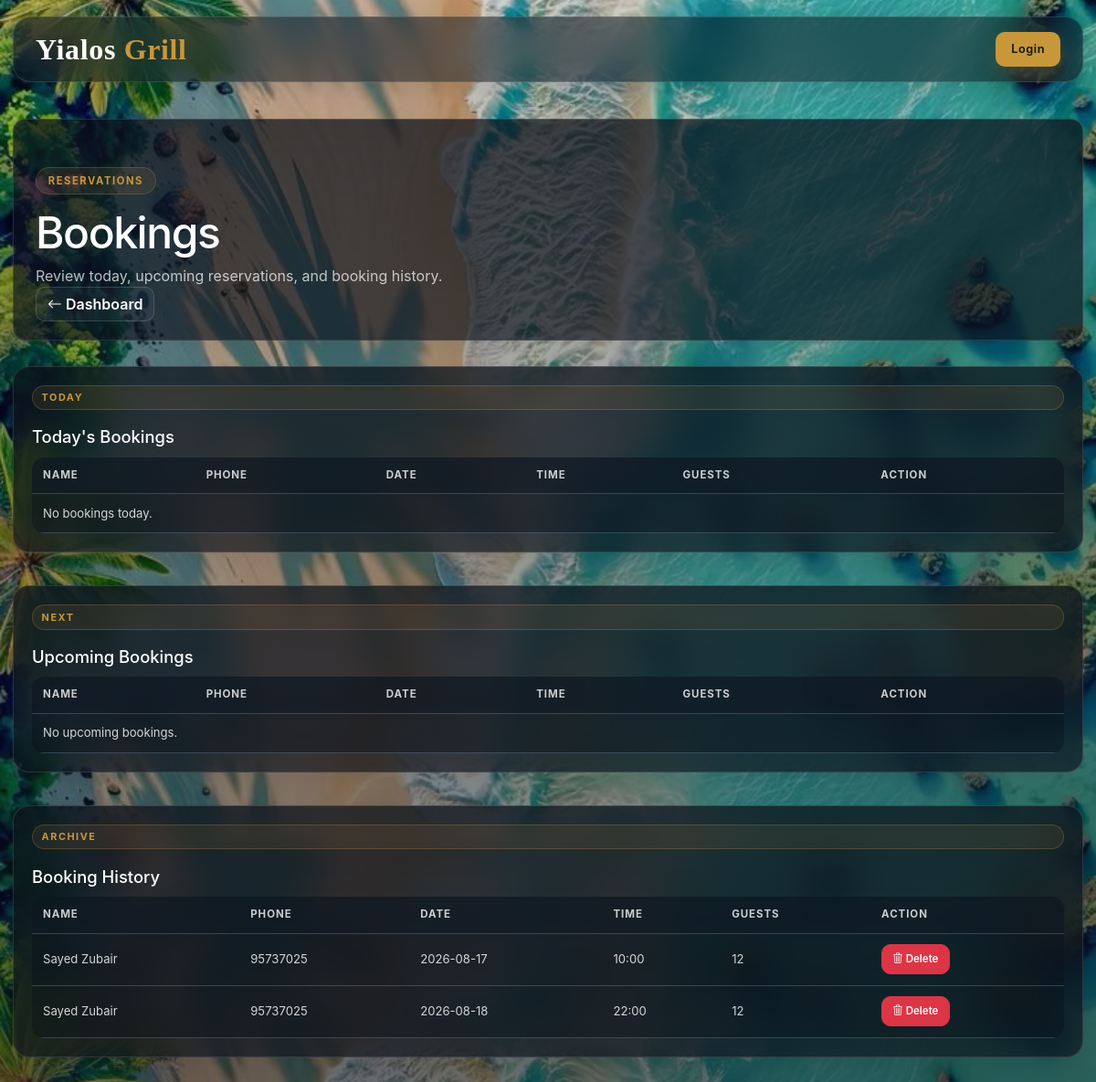
The app's page /admin/show_bookings (signed in), older data.
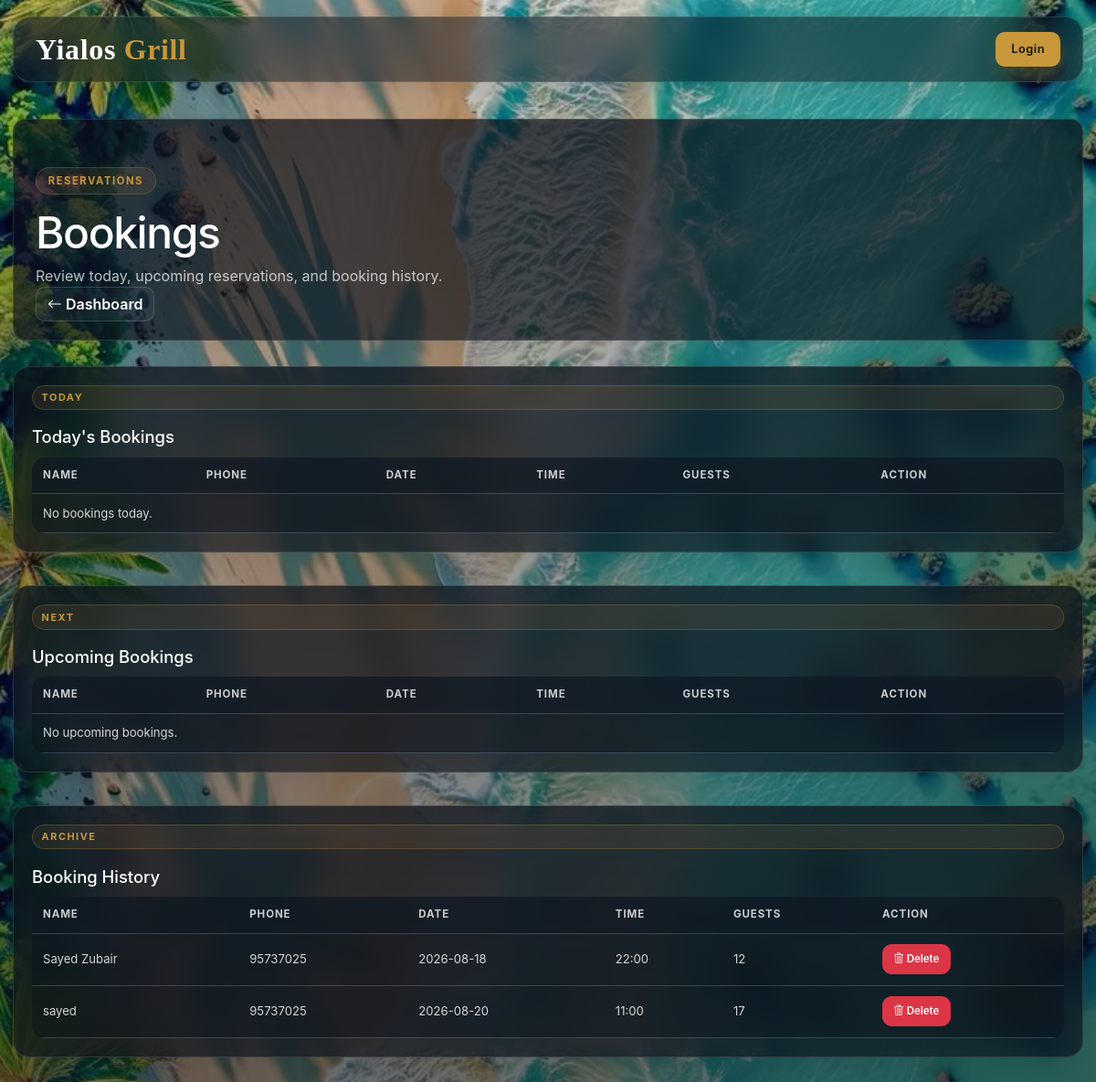
The same page, newer data.
### tables this page shows
CREATE TABLE booking(
    id INTEGER PRIMARY KEY AUTOINCREMENT,
    customer_name VARCHAR NOT NULL,
    customer_phone VARCHAR,
    date DATE,
    time TIME,
    guests INTEGER NOT NULL,
    status VARCHAR DEFAULT 'pending',
    created_at DATETIME DEFAULT CURRENT_TIMESTAMP,
    table_id INTEGER,
    FOREIGN KEY (table_id) REFERENCES restaurant_table(id)
);

### app.py (the view)
@app.route('/admin/show_bookings')
@login_required
def show_bookings():
    bookings = show_booking()
    upcomings = show_upcoming_bk()
    todays = show_today_bk()
    return render_template('admin_booking.html', bookings=bookings,upcomings=upcomings,todays=todays)

### app.py (called while the page is built)
def login_required(f):       # f = the function below @login_required
    @wraps(f)                # keep original function name
    def decorated(*args, **kwargs):  # catch ALL arguments Flask passes
        if not session.get('logged_in'):  # check if logged in
            return redirect('/login')      # not logged in → send to login
        return f(*args, **kwargs)          # logged in → run the real function
    return decorated                       # return the wrapped function

### database.py (called while the page is built)
def get_connection():
    conn = sqlite3.connect('db.sqlite3')
    conn.row_factory = sqlite3.Row
    return conn

def show_booking():
    conn = get_connection()
    cursor = conn.cursor()
    cursor.execute('SELECT * FROM booking')
    bookings = cursor.fetchall()
    conn.close()
    return bookings

def show_today_bk():
    conn = get_connection()
    cursor = conn.cursor()
    cursor.execute("SELECT * FROM booking WHERE date = date('now')")
    today_bookings = cursor.fetchall()
    conn.close()
    return today_bookings

def show_upcoming_bk():
    conn = get_connection()
    cursor = conn.cursor()
    cursor.execute("SELECT * FROM booking WHERE date > date('now')")
    upcoming_bookings = cursor.fetchall()
    conn.close()
    return upcoming_bookings

### templates/admin_booking.html (shortened to what this page needs)
{% extends "layout.html" %}
{% block content %}
<section class="page-hero admin-hero">
    <div>
        <span class="eyebrow">Reservations</span>
        <h1>Bookings</h1>
        <p>Review today, upcoming reservations, and booking history.</p>
    </div>
    <a href="/admin" class="btn btn-outline-primary">
        <i class="bi bi-arrow-left"></i>
        Dashboard
    </a>
</section>
<div class="booking-sections">
    <section class="glass-panel table-panel">
        <div class="section-heading">
            <span class="eyebrow">Today</span>
            <h2>Today's Bookings</h2>
        </div>
        <div class="table-responsive">
            <table class="table glass-table">
                <thead>
                    <tr>
                        <th scope="col">Name</th>
                        <th scope="col">Phone</th>
                        <th scope="col">Date</th>
                        <th scope="col">Time</th>
                        <th scope="col">Guests</th>
                        <th scope="col">Action</th>
                    </tr>
                </thead>
                <tbody>
                    {% for today in todays %}
                    <tr>
                        <td data-label="Name">{{ today['customer_name'] }}</td>
                        <td data-label="Phone">{{ today['customer_phone'] }}</td>
                        <td data-label="Date">{{ today['date'] }}</td>
                        <td data-label="Time">{{ today['time'] }}</td>
                        <td data-label="Guests">{{ today['guests'] }}</td>
                        <td data-label="Action">
                            <a href="/admin/delete/booking/{{ today['id'] }}" class="btn btn-danger btn-sm">
                                <i class="bi bi-trash3"></i>
                                Delete
                            </a>
                        </td>
                    </tr>
                    {% else %}
                    <tr>
                        <td colspan="6" class="empty-table">No bookings today.</td>
                    </tr>
                    {% endfor %}
                </tbody>
            </table>
        </div>
    </section>
    <section class="glass-panel table-panel">
        <div class="section-heading">
            <span class="eyebrow">Next</span>
            <h2>Upcoming Bookings</h2>
        </div>
        <div class="table-responsive">
            <table class="table glass-table">
                <thead>
                    <tr>
                        <th scope="col">Name</th>
                        <th scope="col">Phone</th>
                        <th scope="col">Date</th>
                        <th scope="col">Time</th>
                        <th scope="col">Guests</th>
                        <th scope="col">Action</th>
                    </tr>
                </thead>
                <tbody>
                    {% for upcoming in upcomings %}
                    <tr>
                        <td data-label="Name">{{ upcoming['customer_name'] }}</td>
                        <td data-label="Phone">{{ upcoming['customer_phone'] }}</td>
                        <td data-label="Date">{{ upcoming['date'] }}</td>
                        <td data-label="Time">{{ upcoming['time'] }}</td>
                        <td data-label="Guests">{{ upcoming['guests'] }}</td>
                        <td data-label="Action">
                            <a href="/admin/delete/booking/{{ upcoming['id'] }}" class="btn btn-danger btn-sm">
                                <i class="bi bi-trash3"></i>
                                Delete
                            </a>
                        </td>
                    </tr>
                    {% else %}
                    <tr>
                        <td colspan="6" class="empty-table">No upcoming bookings.</td>
                    </tr>
                    {% endfor %}
                </tbody>
            </table>
        </div>
    </section>
    <section class="glass-panel table-panel">
        <div class="section-heading">
            <span class="eyebrow">Archive</span>
            <h2>Booking History</h2>
        </div>
        <div class="table-responsive">
            <table class="table glass-table">
                <thead>
                    <tr>
                        <th scope="col">Name</th>
                        <th scope="col">Phone</th>
                        <th scope="col">Date</th>
                        <th scope="col">Time</th>
                        <th scope="col">Guests</th>
                        <th scope="col">Action</th>
                    </tr>
                </thead>
                <tbody>
                    {% for booking in bookings %}
                    <tr>
                        <td data-label="Name">{{ booking['customer_name'] }}</td>
                        <td data-label="Phone">{{ booking['customer_phone'] }}</td>
                        <td data-label="Date">{{ booking['date'] }}</td>
                        <td data-label="Time">{{ booking['time'] }}</td>
                        <td data-label="Guests">{{ booking['guests'] }}</td>
                        <td data-label="Action">
                            <a href="/admin/delete/booking/{{ booking['id'] }}" class="btn btn-danger btn-sm">
                                <i class="bi bi-trash3"></i>
                                Delete
                            </a>
                        </td>
                    </tr>
                    {% else %}
                    <tr>
                        <td colspan="6" class="empty-table">No booking history yet.</td>
                    </tr>
                    {% endfor %}
                </tbody>
            </table>
        </div>
    </section>
</div>
{% endblock %}

### templates/layout.html (shortened to what this page needs)
<!DOCTYPE html>
<html lang="en">
<head>
    <link href="https://cdn.jsdelivr.net/npm/bootstrap@5.3.2/dist/css/bootstrap.min.css" rel="stylesheet">
    <link href="https://cdn.jsdelivr.net/npm/bootstrap-icons@1.11.3/font/bootstrap-icons.min.css" rel="stylesheet">
    <link rel="stylesheet" href="https://cdn.jsdelivr.net/npm/flatpickr/dist/flatpickr.min.css">
    <link rel="stylesheet" href="{{ url_for('static', filename='styles.css') }}">
</head>
<body class="app-body page-{{ (request.endpoint or 'home')|replace('_', '-') }}">
    <nav class="site-nav" aria-label="Main navigation">
        <a class="nav-brand" href="/">Yialos <span>Grill</span></a>
        <div class="nav-actions">
            <a class="nav-btn primary" href="/login"> Login</a>
        </div>
    </nav>
    <main class="app-main">
        {% block content %}
        {% endblock %}
    </main>
</body>
</html>

### templates/layout.html (style rules this page uses)
.app-main { margin-top:130px !important; }
.glass-panel, .menu-category, .glass-card { margin-bottom:1.25rem !important; padding:1.25rem !important; }
.eyebrow { z-index:9999 !important; position:relative !important; }
.page-hero { z-index:1 !important; position:relative !important; }

Row changes from the older to the newer data that the page shows:
removed booking: customer_name "Sayed Zubair", customer_phone "95737025", date "2026-08-17", time "10:00", guests "12"
added booking: customer_name "sayed", customer_phone "95737025", date "2026-08-20", time "11:00", guests "17"
